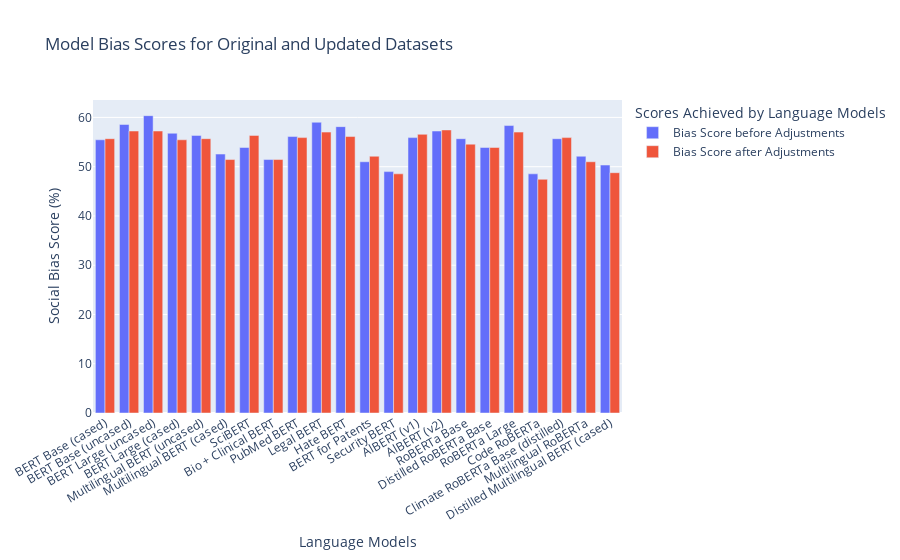

Notebook cell for this chart:
### Code cell
fig = px.bar(
    model_accuracies_df, 
    x="Model Name", 
    y=["Bias Score before Adjustments", "Bias Score after Adjustments"],
    barmode = 'group',
    hover_name = model_accuracies_df["Model Name"], 
    title = "Model Bias Scores for Original and Updated Datasets")

fig.update_layout(
    barmode='group',
    xaxis=dict(title="Language Models"),
    yaxis=dict(title="Social Bias Score (%)"), 
    xaxis_tickangle=-30,
    legend=dict(title="Scores Achieved by Language Models"))

fig.show()

### Figure 1 — Plotly figure (JSON) as saved in the notebook; plotly's stock layout.template omitted (floating-point values rounded to 4 significant figures)
{"data": [{"alignmentgroup": "True", "hovertemplate": "<b>%{hovertext}</b><br><br>variable=Bias Score before Adjustments<br>Model Name=%{x}<br>value=%{y}<extra></extra>", "hovertext": ["BERT Base (cased)", "BERT Base (uncased)", "BERT Large (uncased)", "BERT Large (cased)", "Multilingual BERT (uncased)", "Multilingual BERT (cased)", "SciBERT", "Bio + Clinical BERT", "PubMed BERT", "Legal BERT", "Hate BERT", "BERT for Patents", "Security BERT", "AlBERT (v1)", "AlBERT (v2)", "RoBERTa Base", "Distilled RoBERTa Base", "RoBERTa Large", "Code RoBERTa", "Climate RoBERTa Base (distilled)", "Multilingual RoBERTa", "Distilled Multilingual BERT (cased)"], "legendgroup": "Bias Score before Adjustments", "marker": {"color": "#636efa", "pattern": {"shape": ""}}, "name": "Bias Score before Adjustments", "offsetgroup": "Bias Score before Adjustments", "orientation": "v", "showlegend": true, "textposition": "auto", "type": "bar", "x": ["BERT Base (cased)", "BERT Base (uncased)", "BERT Large (uncased)", "BERT Large (cased)", "Multilingual BERT (uncased)", "Multilingual BERT (cased)", "SciBERT", "Bio + Clinical BERT", "PubMed BERT", "Legal BERT", "Hate BERT", "BERT for Patents", "Security BERT", "AlBERT (v1)", "AlBERT (v2)", "RoBERTa Base", "Distilled RoBERTa Base", "RoBERTa Large", "Code RoBERTa", "Climate RoBERTa Base (distilled)", "Multilingual RoBERTa", "Distilled Multilingual BERT (cased)"], "xaxis": "x", "y": [55.46, 58.57, 60.36, 56.79, 56.35, 52.56, 53.9, 51.45, 56.12, 59.02, 58.13, 51, 49, 55.9, 57.24, 55.68, 53.9, 58.35, 48.55, 55.68, 52.12, 50.33], "yaxis": "y"}, {"alignmentgroup": "True", "hovertemplate": "<b>%{hovertext}</b><br><br>variable=Bias Score after Adjustments<br>Model Name=%{x}<br>value=%{y}<extra></extra>", "hovertext": ["BERT Base (cased)", "BERT Base (uncased)", "BERT Large (uncased)", "BERT Large (cased)", "Multilingual BERT (uncased)", "Multilingual BERT (cased)", "SciBERT", "Bio + Clinical BERT", "PubMed BERT", "Legal BERT", "Hate BERT", "BERT for Patents", "Security BERT", "AlBERT (v1)", "AlBERT (v2)", "RoBERTa Base", "Distilled RoBERTa Base", "RoBERTa Large", "Code RoBERTa", "Climate RoBERTa Base (distilled)", "Multilingual RoBERTa", "Distilled Multilingual BERT (cased)"], "legendgroup": "Bias Score after Adjustments", "marker": {"color": "#EF553B", "pattern": {"shape": ""}}, "name": "Bias Score after Adjustments", "offsetgroup": "Bias Score after Adjustments", "orientation": "v", "showlegend": true, "textposition": "auto", "type": "bar", "x": ["BERT Base (cased)", "BERT Base (uncased)", "BERT Large (uncased)", "BERT Large (cased)", "Multilingual BERT (uncased)", "Multilingual BERT (cased)", "SciBERT", "Bio + Clinical BERT", "PubMed BERT", "Legal BERT", "Hate BERT", "BERT for Patents", "Security BERT", "AlBERT (v1)", "AlBERT (v2)", "RoBERTa Base", "Distilled RoBERTa Base", "RoBERTa Large", "Code RoBERTa", "Climate RoBERTa Base (distilled)", "Multilingual RoBERTa", "Distilled Multilingual BERT (cased)"], "xaxis": "x", "y": [55.68, 57.24, 57.24, 55.46, 55.68, 51.45, 56.35, 51.45, 55.9, 57.02, 56.12, 52.12, 48.55, 56.57, 57.46, 54.57, 53.9, 57.02, 47.44, 55.9, 51, 48.78], "yaxis": "y"}], "layout": {"barmode": "group", "legend": {"title": {"text": "Scores Achieved by Language Models"}, "tracegroupgap": 0}, "title": {"text": "Model Bias Scores for Original and Updated Datasets"}, "xaxis": {"anchor": "y", "domain": [0, 1], "tickangle": -30, "title": {"text": "Language Models"}}, "yaxis": {"anchor": "x", "domain": [0, 1], "title": {"text": "Social Bias Score (%)"}}}}
